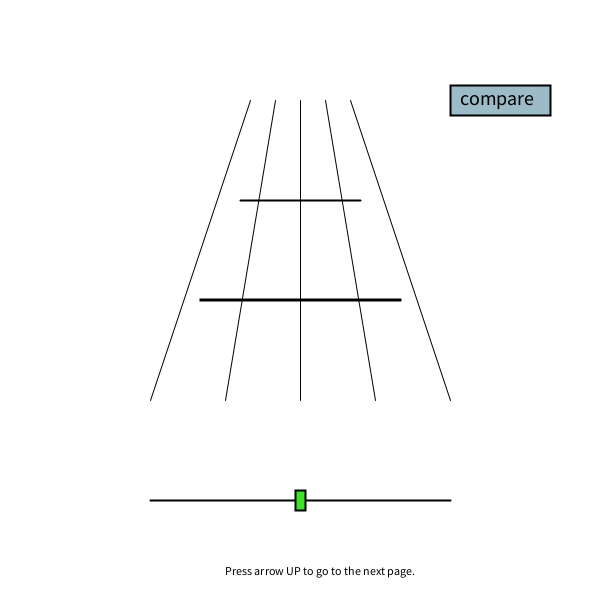
Frame 1 (no input)
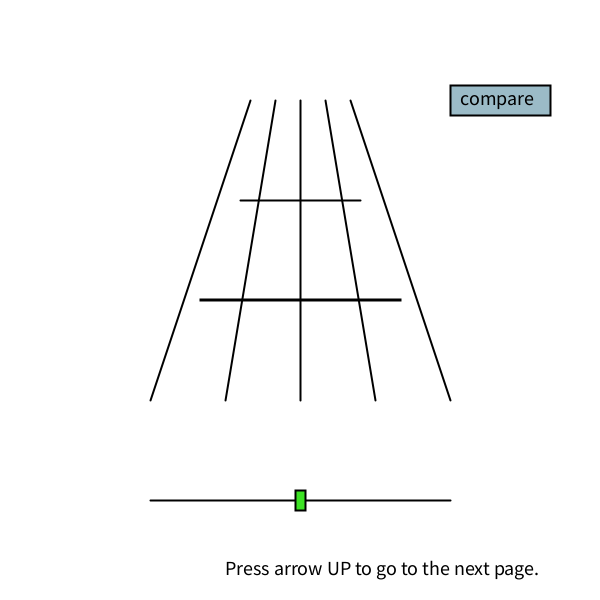
Frame 60 (the mouse pressed at the canvas centre just before this capture)
Frame 120 (the mouse held since frame 60 and released just before this capture): identical to frame 60, image omitted

The Processing sketch that drew these frames (run headless with seeded random() and noise(); from frame 60 on, the mouse is pressed at the canvas centre):

// Processing sketch: processing_75152
// ── processing_75152.pde

float w = random(120,130);
int value1 = 300;
int value2 = 300;
float z = random(.4,.3);

void mouseDragged() {
  
  //change line2 when mouseDragged
  value1 = mouseX;
  if (value1 > 450) {
    value1 = 450;
  }
  if (value1 < 150) {
    value1 = 150;
  }
}
void setup() {
  size(600,600);
  smooth();



}
void draw() {
  //create pages
  page1();
 //press UP to continue
if (key == CODED) {
  if (keyCode == UP) {
  page2();
  }
}
}

void page1() {
    background(255);
    
  /*Ponzo illusion with line perspective
  Draw background perspective*/
  line(300,100,300,400);
  line(275,100,225,400);
  line(250,100,150,400);
  line(325,100,375,400);
  line(350,100,450,400);
  
  //draw standard horizontal line, line1
  strokeWeight(2);
  line(240,200,360,200);
  rectMode(CENTER);
  
  //draw random horizontal line for comparison, line2
  rect(300,300,value1-100,1);
  
  //draw slider bar
  line(150,500,450,500);
  fill(#3DE325);
  rect(value1,500,10,20); 



  
  //cursor turns from arrow to hand when over slider
    if (mouseX > value1 - 5 && mouseX < value1 + 5 && mouseY > 490 && mouseY < 510) {
    cursor (HAND);
  } 
  else {
    cursor (ARROW);
  }
  
   //draw "arrow UP" text
  fill(0,0,0);
  text("Press arrow UP to go to the next page.",225,575);
  
  //draw 'compare' button
  fill(#9BBBC7);
  rect(500,100,100,30);
  fill(0,0,0);
  textSize(20);
  text("compare",460,105);


//show lines to compare
if (mousePressed = mouseX > 450 && mouseX < 550 && mouseY > 75 && mouseY < 125 == true) {
  stroke(255,0,0);
  line(240,200,240,298);
  line(360,200,360,298);
  
}
stroke(0);
}



  

  
  
void page2(){
 rectMode(CENTER);
  ellipseMode(CENTER);
  background (255);
  
  
//vertical, starting at 300x150, ending at i+100, 450) 
  for (int i = -20000; i < 20500; i = i+100) {
  line(300, 150, i, 450);
  }
  
//horizontal, increasing distance
int a = 1  ;
int b = 10 ;
  for(int h = 1; h < 300; h = h + a) {
  a = a + b;
  b = b++;
  line(0,150+h,600,150+h);
  }
  
  //draw standard horizontal line, door1
  rect(300,110,40,80);
  // raampje 1
    fill(255);
    rect (300,95,20,30);
  rectMode(CORNER);

  //draw random horizontal line for comparison, door2
  //x,y-leftdown,width,height.
  fill(0);
  rect(450,410,40,-value1*z);
    fill(255);
    rect (460,375,20,-value1*z+45);
  
  //draw slider bar
  rectMode(CENTER);
  line(150,500,450,500);
  fill(#3DE325);
  rect(value1,500,10,20); 



  
  //cursor turns from arrow to hand when over slider
    if (mouseX > value2 - 5 && mouseX < value2 + 5 && mouseY > 490 && mouseY < 510) {
    cursor (HAND);
  } 
  else {
    cursor (ARROW);
  }
  
   //draw "arrow UP" text
  fill(0,0,0);
  text("Press arrow UP to go to the next page.",225,575);
  
  //draw 'compare' button
  fill(#9BBBC7);
  rect(500,100,100,30);
  fill(0,0,0);
  textSize(20);
  text("compare",460,105);


//show lines to compare
if (mousePressed = mouseX > 450 && mouseX < 550 && mouseY > 75 && mouseY < 125 == true) {
  stroke(255,0,0);
  noFill();
  rectMode(CORNER);
  
  rect (450,410,40,-80);
  fill(0);
}
stroke(0);
}
